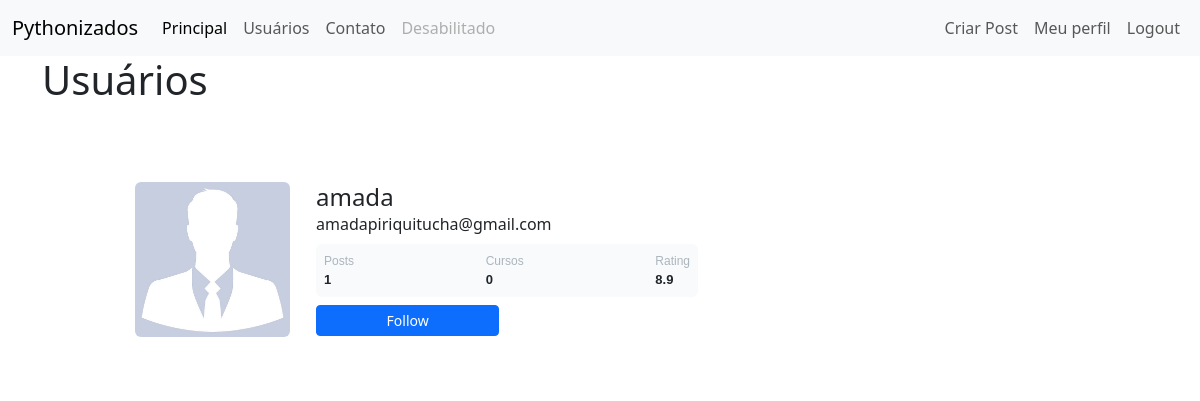
Page /usuarios (signed in) on the earlier database version.
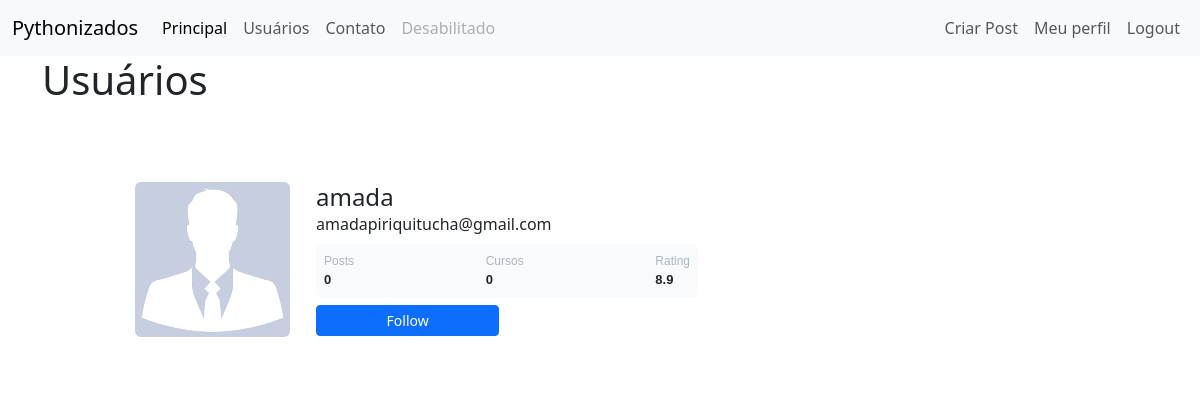
Same page on the later database version.
### comunidade/models.py (models this page shows)
class Usuario(database.Model, UserMixin): # UserMixin serve para poder reutilizar
    id = database.Column(database.Integer, primary_key=True)
    username = database.Column(database.String, nullable=False, unique=True)
    email = database.Column(database.String, nullable=False, unique=True)
    senha = database.Column(database.String, nullable=False)
    foto_perfil = database.Column(database.String, default='default.jpg')
    posts = database.relationship('Post', backref='autor', lazy=True)
    cursos = database.Column(database.String, nullable=False, default='Não informado')

### comunidade/routes.py (the view)
@app.route('/usuarios')
@login_required
def usuarios():
    lista_usuarios = Usuario.query.all()
    posts_por_usuario = {
        usuario.id: Post.query.filter_by(id_usuario=usuario.id).count() for usuario in lista_usuarios
    }
    return render_template('usuarios.html', lista_usuarios=lista_usuarios, posts_por_usuario=posts_por_usuario)

### comunidade/models.py (called while the page is built)
@login_manager.user_loader # aceno ao login_manager que a função abaixo é a que carrega o usuário
def load_user(user_id):
    return Usuario.query.get(int(user_id))

### comunidade/templates/usuarios.html (shortened to what this page needs)
{% extends 'base.html' %}
{% block body %}
<div class="container usuarios-container" style="text-align: left;">
    <h1>Usuários</h1>
    <br>
    <div>
        {% for usuario_iten in lista_usuarios %}
        <div class="container height-100" style="margin-left: 0; text-align: left;">
            <div class="card text-left">
                <div class="card p-3">
                    <div class="d-flex align-items-center">
                        <div class="image me-3">
                            <img src="{{ url_for('static', filename='fotos_perfil/' + usuario_iten.foto_perfil) }}"
                                 class="rounded" width="155">
                        </div>
                        <div class="ml-3 w-100">
                            <h4 class="mb-0 mt-0">{{ usuario_iten.username }}</h4>
                            <span>{{ usuario_iten.email }}</span>
                            <div class="p-2 mt-2 d-flex justify-content-between rounded stats">
                                <div class="d-flex flex-column">
                                    <span class="articles">Posts</span>
                                    <span class="number1">{{ posts_por_usuario[usuario_iten.id] }}</span>
                                </div>
                                <div class="d-flex flex-column">
                                    <span class="Cursos">Cursos</span>
                                    {% if usuario_iten.cursos == 'Não informado' %}
                                    <span class="number2">0</span>
                                    {% else %}
                                    <span class="number2">{{ usuario_iten.cursos.count(';') + 1 }}</span>
                                    {% endif %}
                                </div>
                                <div class="d-flex flex-column">
                                    <span class="rating">Rating</span>
                                    <span class="number3">8.9</span>
                                </div>
                            </div>
                            <div class="button mt-2 d-flex flex-row align-items-center gap-2">
                                <button class="btn btn-sm btn-primary w-20">Follow</button>
                            </div>
                        </div>
                    </div>
                </div>
            </div>
        </div>
        {% endfor %}
    </div>
</div>
{% endblock %}

### comunidade/templates/base.html (shortened to what this page needs)
<!DOCTYPE html>
<html lang="en">
<head>
    <link href="https://cdn.jsdelivr.net/npm/bootstrap@5.3.3/dist/css/bootstrap.min.css" rel="stylesheet">
    <link rel="stylesheet" href="{{ url_for('static', filename='css/perfil.css') }}">
</head>
<body>
    {% include 'navbar.html'%}
    {% block body %}
    {% endblock %}
</body>
</html>

### comunidade/templates/navbar.html (shortened to what this page needs)
<nav class="navbar navbar-expand-lg bg-body-tertiary">
    <div class="container-fluid">
      <a class="navbar-brand" href="{{ url_for('home')}}">Pythonizados</a>
      <div class="collapse navbar-collapse" id="navbarSupportedContent">
        <ul class="navbar-nav me-auto mb-2 mb-lg-0">
          <li class="nav-item">
            <a class="nav-link active" aria-current="page" href="{{ url_for('home')}}">Principal</a>
          </li>
          <li class="nav-item">
            <a class="nav-link" href="{{ url_for('usuarios')}}">Usuários</a>
          </li>
          <li class="nav-item">
            <a class="nav-link" href="{{ url_for('contatos')}}">Contato</a>
          </li>
          <li class="nav-item">
            <a class="nav-link disabled" aria-disabled="true">Desabilitado</a>
          </li>
        </ul>
        <ul class="d-flex navbar-nav">
          {% if current_user.is_authenticated %}
          <li class="nav-item">
            <a class="nav-link" href="{{ url_for('criar_post')}}">Criar Post</a>
          </li>
          <li class="nav-item">
            <a class="nav-link" href="{{ url_for('editaperfil')}}">Meu perfil</a>
          </li>
          <li class="nav-item">
            <a class="nav-link" href="{{ url_for('sair')}}">Logout</a>
          </li>
          {% endif%}
          </ul>
      </div>
    </div>
  </nav>

### comunidade/static/css/perfil.css (style rules this page uses)
.card { width: 600px; margin-left: 20px; border: none; border-radius: 10px; background-color: #fff; padding: 20px; }
.image img { margin-right: 10px; margin-left: 5px; width: 155px; height: 155px; object-fit: cover; border-radius: 10px; margin-top: 1x; position: relative; }
.button { display: flex; justify-content: space-between; gap: 8px; }
.button .btn { width: 48%; }
.container.height-100 { margin-top: 10px; margin-left: 10px; display: block; text-align: left; }
.stats { background-color: #f8fafc; color: #6c757d; border-radius: 8px; padding: 10px; font-family: Arial, sans-serif; }
.stats span { font-size: 12px; color: #adb5bd; font-weight: 500; }
.stats .number1, .stats .number2, .stats .number3 { font-size: 13px; font-weight: bold; color: #212529; }

Differences in the rows shown:
changed Usuario "amada": id "1" → "0"
